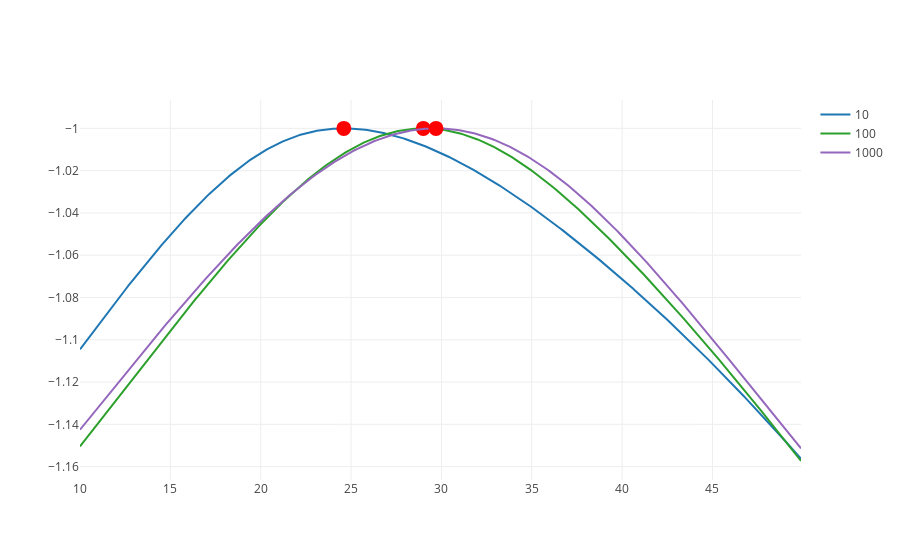

Write notebook code for a chart like this one.
### Markdown cell above
## 2. Find the lighthouse

Since the angular distribution is uniform, considering N total flashes spreaded in the $\pi$, the number of flashes in an angle $d\theta$ is: $n(\theta)=\frac{Nd\theta}{\pi}$, yielding an angular probability density of:

$$
\begin{equation}
p(\theta)=\dfrac{1}{\pi}
\end{equation}
$$

The $x_k$ position on the shore is a function of the angle $\theta$ through: $x_k=\beta tan(\theta_k)$. Each element of lenght $dx$ then depends on $d\theta$ through:

$$
\begin{equation}
 dx=\dfrac{\beta d\theta}{cos(\theta)^{2}}
\end{equation}
$$

but 

$$
\begin{equation}
cos(\theta)=\dfrac{\beta}{\sqrt{\beta^{2}+(x_k-\alpha)^{2}}}
\end{equation}
$$

consequently

$$
\begin{equation}
p(\theta)d\theta=\dfrac{1}{\pi} \dfrac{dx}{\dfrac{\beta}{cos(\theta)^{2}}}=\dfrac{\beta dx}{\pi(\beta^{2}+(x_k-\alpha)^{2})}
\end{equation}
$$

where

$$
\begin{equation}
p(x)=\dfrac{\beta}{\pi(\beta^{2}+(x_k-\alpha)^{2})}
\end{equation}
$$

### Code cell
def sample_cauchy(alpha, beta, N=1):
    """Samples from a Cauchy distribution with parameters alpha and beta."""
    return np.random.standard_cauchy(N) * beta + alpha

def pdf_cauchy(x, alpha, beta):
    """Probability Density Function of the Cauchy distribution."""
    return beta / ( np.pi * ( beta**2 + (x - alpha)**2 ) )

def log_likelihood(sample, alpha, beta):
    """Calculate the log-likelihood given a sample."""
    return np.sum(np.log(pdf_cauchy(sample, alpha, beta)))


beta = 10.0
Ns = [10, 100, 1000]

alphas = np.arange(10, 50, 0.1)
samples = [sample_cauchy(alpha, beta, N) for N in Ns]

data = []

for s in samples:
    lh = np.array([log_likelihood(s, alpha, beta) for alpha in alphas])
    i_max = np.argmax(lh)

    data.append(Scatter(
        x = alphas,
        y = lh / np.abs(lh[i_max]),  # normalize max to 1
        name = len(s)
    ))
    
    data.append(Scatter(
        x = [alphas[i_max]],
        y = [np.sign(lh[i_max])],  # we normalized!
        mode = "markers",
        marker = dict(size=15, color="red"),
        name = "Maximum ({})".format(len(s)),
        showlegend = False
    ))

py.iplot(data)

### Figure 1 — Plotly figure (JSON) as saved in the notebook; plotly's stock layout.template omitted (floating-point values rounded to 4 significant figures; data arrays with more than 128 entries replaced by an {"elided": "..."} marker saying what was removed)
{"data": [{"name": 10, "type": "scatter", "x": {"elided": "400 float values"}, "y": {"elided": "400 float values"}}, {"marker": {"color": "red", "size": 15}, "mode": "markers", "name": "Maximum (10)", "showlegend": false, "type": "scatter", "x": [24.6], "y": [-1]}, {"name": 100, "type": "scatter", "x": {"elided": "400 float values"}, "y": {"elided": "400 float values"}}, {"marker": {"color": "red", "size": 15}, "mode": "markers", "name": "Maximum (100)", "showlegend": false, "type": "scatter", "x": [29.0], "y": [-1]}, {"name": 1000, "type": "scatter", "x": {"elided": "400 float values"}, "y": {"elided": "400 float values"}}, {"marker": {"color": "red", "size": 15}, "mode": "markers", "name": "Maximum (1000)", "showlegend": false, "type": "scatter", "x": [29.7], "y": [-1]}], "layout": {}}
